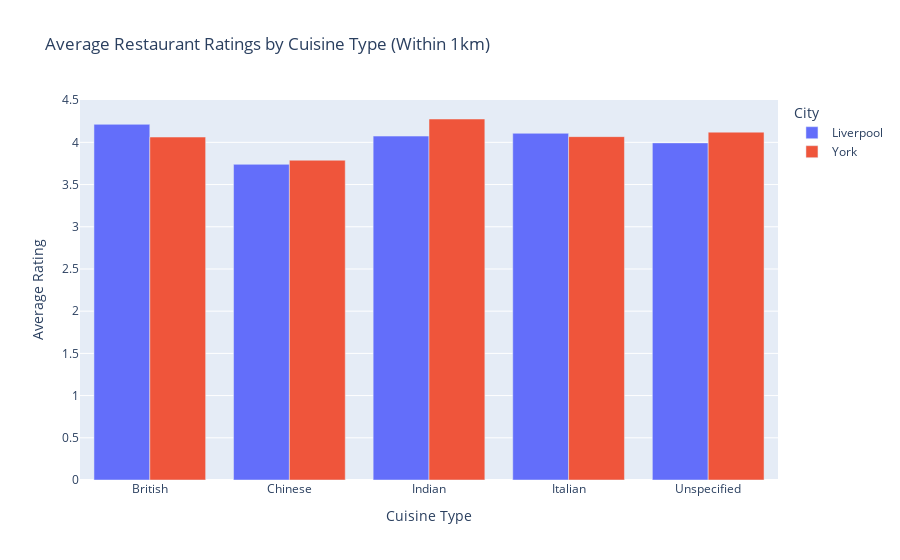

Notebook cell for this chart:
### Markdown cell above
## 3.4 Final Version

### Code cell
import pandas as pd
import plotly.express as px
from haversine import calculate_distance

df3 = df2.copy()
df3["cuisine_type"] = df3["cuisine_type"].apply(
    lambda x: [c.strip() for c in str(x).split(",")]
)
df3 = df3.explode("cuisine_type")

# Function to filter restaurants within 1 km
def filter_within_radius(df, location, radius_km=1):
    df_filtered = df.copy()
    df_filtered["distance"] = df_filtered.apply(
        lambda row: calculate_distance((row['lat'], row['long']), location),
        axis=1
    )
    return df_filtered[df_filtered["distance"] <= radius_km].copy()

# Reference coordinates
liverpool = (53.39853, -2.97324)
york = (53.96428, -1.07726)

liverpool_df = filter_within_radius(df3, liverpool)
york_df = filter_within_radius(df3, york)

# Tag city before combining
liverpool_df["city"] = "Liverpool"
york_df["city"] = "York"

# Combine and compute mean ratings
combined_df = pd.concat([liverpool_df, york_df], ignore_index=True)
grouped_df = combined_df.groupby(["city", "cuisine_type"]
                                )["rating"].mean().reset_index()

fig = px.bar(
    grouped_df,
    x="cuisine_type",
    y="rating",
    color="city",
    barmode="group",
    labels={
        "cuisine_type": "Cuisine Type",
        "rating": "Average Rating",
        "city": "City"
    },
    title="Average Restaurant Ratings by Cuisine Type (Within 1km)"
)
fig.show()

### Figure 1 — Plotly figure (JSON) as saved in the notebook; plotly's stock layout.template omitted (floating-point values rounded to 4 significant figures)
{"data": [{"alignmentgroup": "True", "hovertemplate": "City=Liverpool<br>Cuisine Type=%{x}<br>Average Rating=%{y}<extra></extra>", "legendgroup": "Liverpool", "marker": {"color": "#636efa", "pattern": {"shape": ""}}, "name": "Liverpool", "offsetgroup": "Liverpool", "orientation": "v", "showlegend": true, "textposition": "auto", "type": "bar", "x": ["British", "Chinese", "Indian", "Italian", "Unspecified"], "xaxis": "x", "y": [4.213, 3.74, 4.074, 4.107, 3.994], "yaxis": "y"}, {"alignmentgroup": "True", "hovertemplate": "City=York<br>Cuisine Type=%{x}<br>Average Rating=%{y}<extra></extra>", "legendgroup": "York", "marker": {"color": "#EF553B", "pattern": {"shape": ""}}, "name": "York", "offsetgroup": "York", "orientation": "v", "showlegend": true, "textposition": "auto", "type": "bar", "x": ["British", "Chinese", "Indian", "Italian", "Unspecified"], "xaxis": "x", "y": [4.063, 3.788, 4.277, 4.068, 4.121], "yaxis": "y"}], "layout": {"barmode": "group", "legend": {"title": {"text": "City"}, "tracegroupgap": 0}, "title": {"text": "Average Restaurant Ratings by Cuisine Type (Within 1km)"}, "xaxis": {"anchor": "y", "domain": [0, 1], "title": {"text": "Cuisine Type"}}, "yaxis": {"anchor": "x", "domain": [0, 1], "title": {"text": "Average Rating"}}}}
